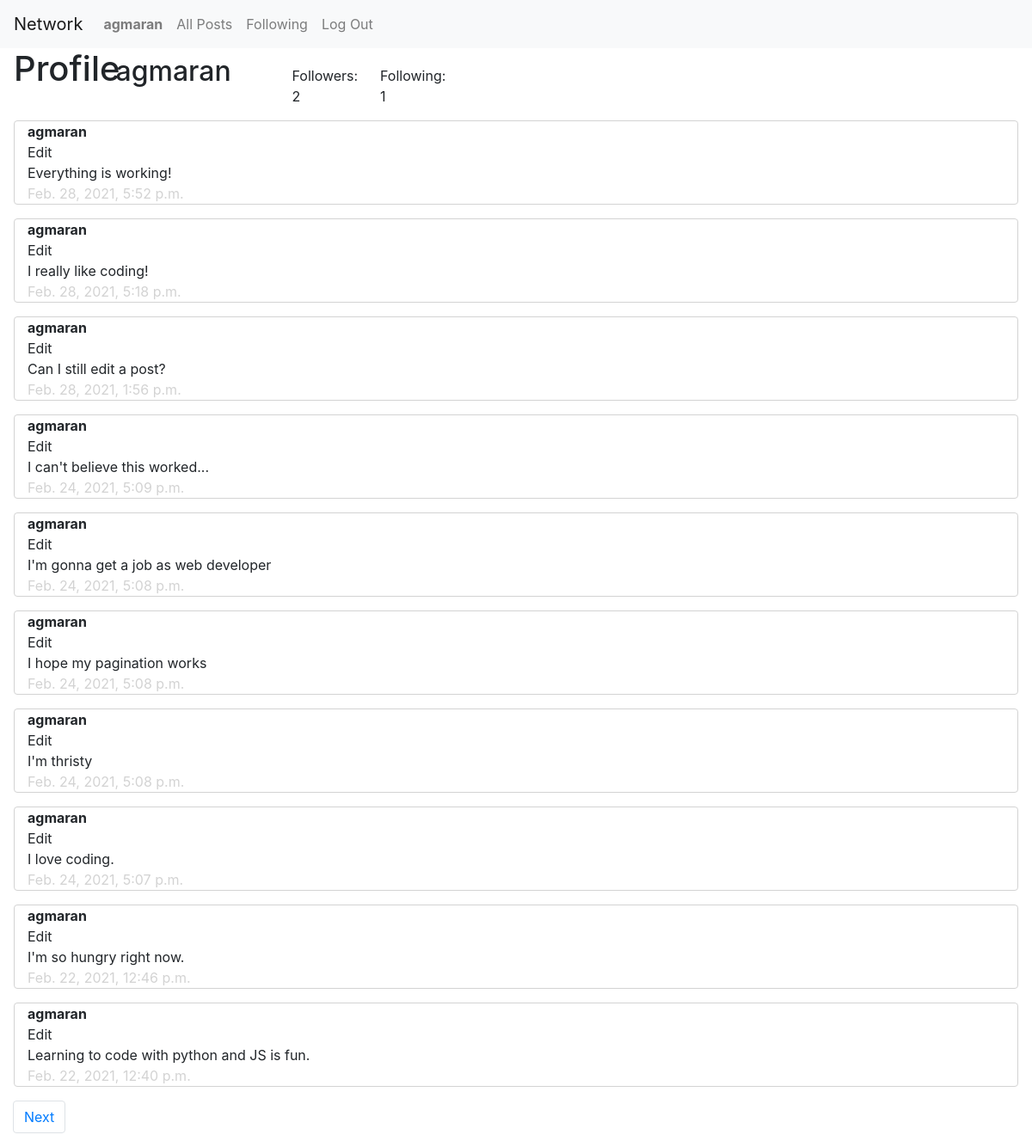
Screenshot of /1/agmaran/profile (signed in) with the database file from the repository.
### network/models.py (models this page shows, shortened)
class User(AbstractUser):
    pass

class Post(models.Model):
    poster = models.ForeignKey(
        User, on_delete=models.CASCADE, related_name="my_posts")
    content = models.TextField()
    timestamp = models.DateTimeField(auto_now_add=True)
    likes = models.ManyToManyField(
        User, related_name="liked_posts")

### network/views.py (the view)
# urls.py: path("<int:page_num>/<str:username>/profile", views.profile, name="profile"),
def profile(request, username, page_num):
    user = User.objects.get(username=username)
    followers = Follow.objects.filter(following=user)
    following = Follow.objects.filter(follower=user)
    button = "your_profile"
    if (request.user.is_authenticated):
        if (Follow.objects.filter(follower=request.user, following=user).count() == 1):
            button = "unfollow"
        elif request.user != user:
            button = "follow"
    else:
        button = "follow"
    posts = user.my_posts.all()
    posts = posts.order_by("-timestamp").all()
    post_paginator = Paginator(posts, 10)
    page = post_paginator.get_page(page_num)
    return render(request, "network/profile.html", {
        "user_profile": user,
        "followers": len(followers),
        "following": len(following),
        "page": page,
        "button": button
    })

### network/templates/network/profile.html (shortened to what this page needs)
{% extends "network/layout.html" %}
{% load static %}
{% block body %}
<div id="follow" class="row bottom">
    <h1 class="ml-3 mb-1 col-1">Profile</h1>
    <h2 class="ml-3 col-2">{{user_profile.username}}</h2>
    <div class="col-1" id="followers" data-followers={{followers}}>Followers: {{followers}}</div>
    <div class="col-1">Following: {{following}}</div>
</div>
<div id="my-posts">
    {% for post in page.object_list %}
    <div data-post={{post.id}} class="container col-12 post">
        <div class="username">{{post.poster}}</div>
        {% if user == user_profile %}
        <div><a data-post={{post.id}} class="edit pointer">Edit</a></div>
        {% endif %}
        <div id="post{{post.id}}">{{post.content}}</div>
        <div class="timestamp">{{post.timestamp}}</div>
    </div>
    {% endfor %}
</div>
<nav aria-label="Page navigation example" class="col-12">
    <ul class="pagination">
        {% if page.has_next %}
        <li class="page-item pointer"><a class="page-link"
                href="{% url 'profile' page.next_page_number user_profile.username %}">Next</a></li>
        {% endif %}
    </ul>
</nav>
{% endblock %}

### network/templates/network/layout.html (shortened to what this page needs)
{% load static %}
<!DOCTYPE html>
<html lang="en">
<head>
    <link rel="stylesheet" href="https://stackpath.bootstrapcdn.com/bootstrap/4.4.1/css/bootstrap.min.css"
>
    <link rel="stylesheet" href="https://cdn.jsdelivr.net/npm/bootstrap-icons@1.4.0/font/bootstrap-icons.css">
    <link href="{% static 'network/styles.css' %}" rel="stylesheet">
</head>
<body>
    <nav class="navbar navbar-expand-lg navbar-light bg-light">
        <a class="navbar-brand" href="#">Network</a>
        <div>
            <ul class="navbar-nav mr-auto">
                {% if user.is_authenticated %}
                <li class="nav-item"><a class="nav-link" href="{% url 'profile' 1 user.username %}"><strong>{{ user.username }}</strong></a>
                </li>
                {% endif %}
                <li class="nav-item">
                    <a class="nav-link" href="{% url 'index' %}">All Posts</a>
                </li>
                {% if user.is_authenticated %}
                <li class="nav-item">
                    <a class="nav-link" href="{% url 'following' 1 %}">Following</a>
                </li>
                <li class="nav-item">
                    <a class="nav-link" href="{% url 'logout' %}">Log Out</a>
                </li>
                {% endif %}
            </ul>
        </div>
    </nav>
    <div class="body">
        {% block body %}
        {% endblock %}
    </div>
</body>
</html>

### network/static/network/styles.css (style rules this page uses)
.container { border: 0.1rem; border-color: lightgray; border-style: solid; margin: 1rem; width: auto; border-radius: 4px; }
.timestamp { color: lightgray; }
.username { font-weight: bold; }
.bottom { align-items: baseline; }
.pointer { cursor: pointer; }

### rows the page displays
User: username "agmaran"
Post: poster "agmaran", content "Everything is working!", timestamp "Feb. 28, 2021, 5:52 p.m."
Post: poster "agmaran", content "I really like coding!", timestamp "Feb. 28, 2021, 5:18 p.m."
Post: poster "agmaran", content "Can I still edit a post?", timestamp "Feb. 28, 2021, 1:56 p.m."
Post: poster "agmaran", content "I can't believe this worked...", timestamp "Feb. 24, 2021, 5:09 p.m."
Post: poster "agmaran", content "I'm gonna get a job as web developer", timestamp "Feb. 24, 2021, 5:08 p.m."
Post: poster "agmaran", content "I hope my pagination works", timestamp "Feb. 24, 2021, 5:08 p.m."
Post: poster "agmaran", content "I'm thristy", timestamp "Feb. 24, 2021, 5:08 p.m."
Post: poster "agmaran", content "I love coding.", timestamp "Feb. 24, 2021, 5:07 p.m."
Post: poster "agmaran", content "I'm so hungry right now.", timestamp "Feb. 22, 2021, 12:46 p.m."
Post: poster "agmaran", content "Learning to code with python and JS is fun.", timestamp "Feb. 22, 2021, 12:40 p.m."

### other values shown
{{ followers }} "2"
{{ following }} "1"
